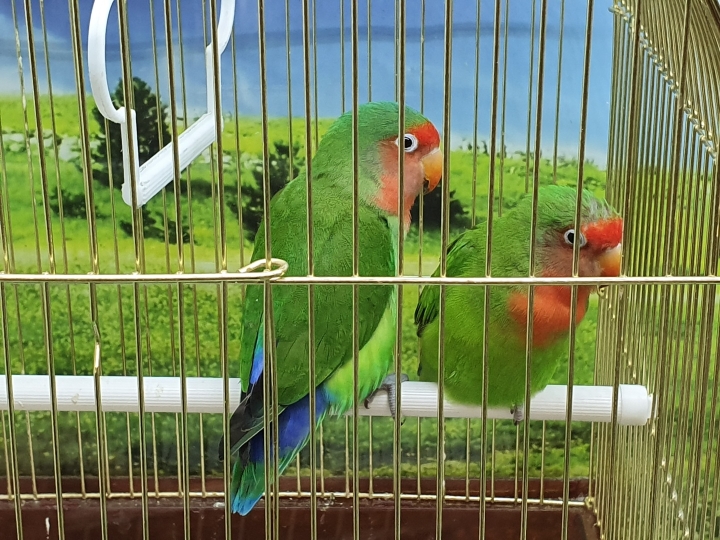
#> input picture team1/소스코드_week4/bird.jpg, 1440 x 1080 px (shown at 1/2 size)
$ python '[4]img_put_text.py'
#> lines starting #> are read from the running program, lines starting #| are printed output that depends on the picture
#import numpy as np
import cv2

# 이미지 열기
img = cv2.imread("bird.jpg", cv2.IMREAD_COLOR)
#> img is the input picture: shape (1080, 1440, 3); mean B, G, R 87.8, 130.2, 114.7

#======================================================
x = 100 # x 좌표
y = 200 # y 좌표
val = 10000 # 표시할 내용
test_size = 2 # 글자 크기
color = (0, 255, 0) # 글씨 색깔 지정하기 위해(B/G/R 순)
line = 5 # 선 굵기
cv2.putText(img,  str(val), (x, y), cv2.FONT_HERSHEY_SIMPLEX, test_size, color, line, cv2.LINE_AA)


x = 280 # x 좌표
y = 300 # y 좌표
val = "Bird" # 표시할 내용
test_size = 3 # 글자 크기
color = (255, 0, 255) # 글씨 색깔 지정하기 위해(B/G/R 순)
line = 5 # 선 굵기
cv2.putText(img,  str(val), (x, y), cv2.FONT_HERSHEY_SIMPLEX, test_size, color, line, cv2.LINE_AA)
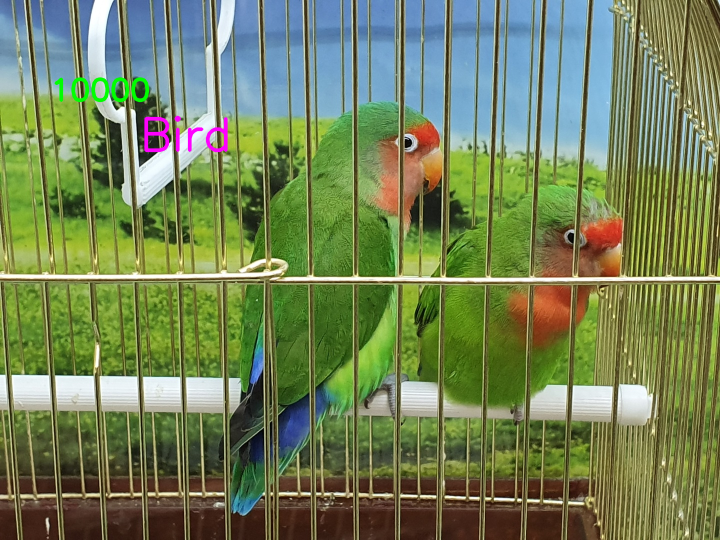
#> img: shape (1080, 1440, 3) (shown at 1/2 size); mean B, G, R 87.8, 130.1, 114.7
#======================================================

# 이미지 표시
cv2.imshow('text', img)
cv2.waitKey(0) # 키를 누를 때까지 창을 띄워놓음
cv2.destroyAllWindows() # 키보드 자판의 아무 키나 누르면 창이 닫힘
